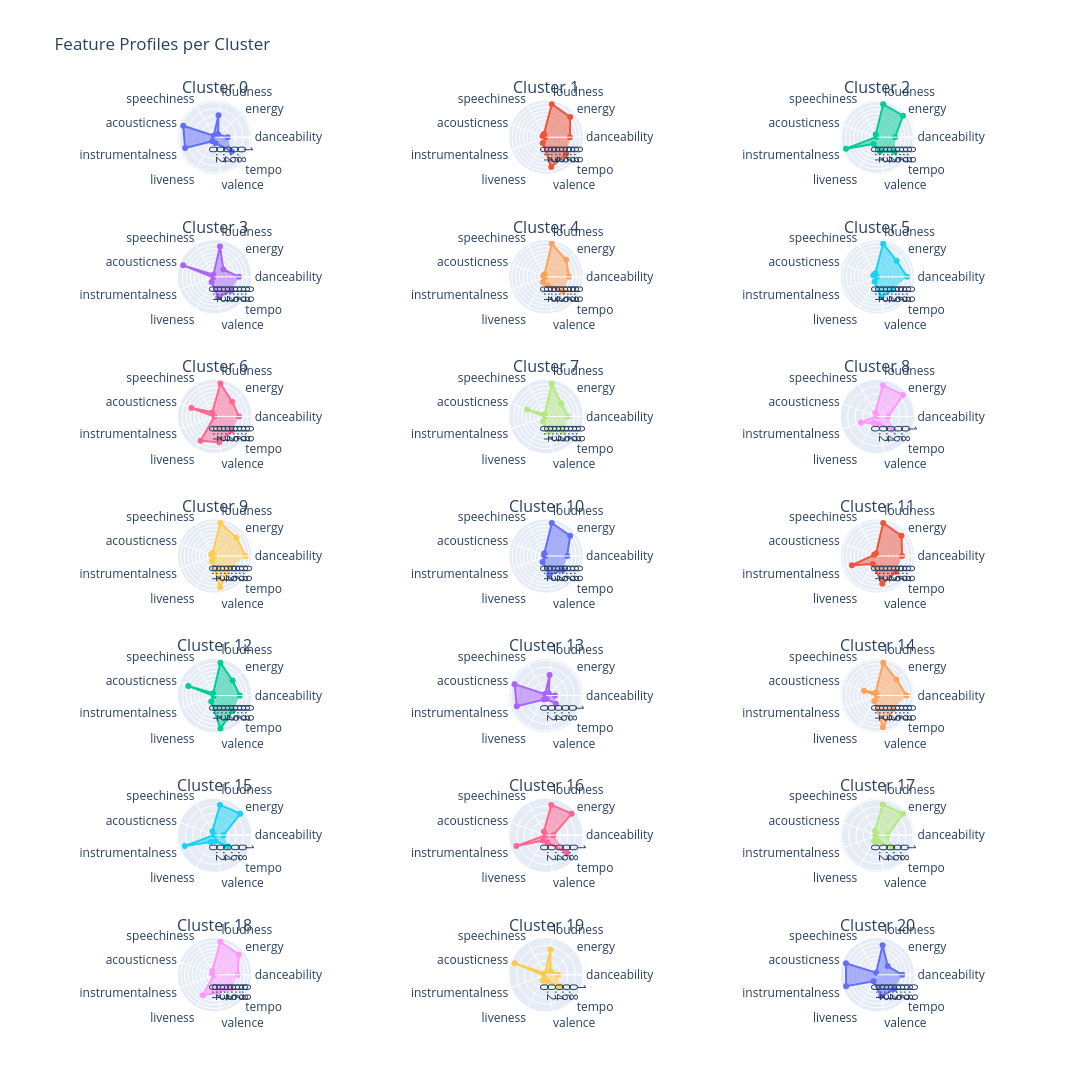

The notebook cell saved with this chart:
### Code cell
from plotly.subplots import make_subplots
import plotly.graph_objects as go

categories = filtered_songlist.columns  
scaled_songs_minmax_df['cluster'] = clusters
cluster_feature_means = scaled_songs_minmax_df.groupby('cluster').mean()

# Decide how many clusters per row
clusters_per_row = 3
num_clusters = len(cluster_feature_means)
num_rows = (num_clusters + clusters_per_row - 1) // clusters_per_row  

# Create subplot figure with polar charts
fig = make_subplots(
    rows=num_rows, cols=clusters_per_row,
    specs=[[{'type':'polar'}]*clusters_per_row]*num_rows,
    subplot_titles=[f"Cluster {c}" for c in cluster_feature_means.index]
)

# Add radar traces to subplots
row = 1
col = 1
for cluster_id in cluster_feature_means.index:
    fig.add_trace(
        go.Scatterpolar(
            r=cluster_feature_means.loc[cluster_id, categories].values,
            theta=categories,
            fill='toself',
            name=f'Cluster {cluster_id}',
            showlegend=False  # optional to hide repeated legend
        ),
        row=row,
        col=col
    )
    col += 1
    if col > clusters_per_row:
        col = 1
        row += 1

# Update layout
fig.update_layout(
    height=300*num_rows,  # adjust height per row
    width=1200,
    title_text="Feature Profiles per Cluster",
)

fig.show()

### Figure 1 — Plotly figure (JSON) as saved in the notebook; plotly's stock layout.template omitted (floating-point values rounded to 4 significant figures)
{"data": [{"fill": "toself", "name": "Cluster 0", "r": [0.3703, 0.1271, 0.6287, 0.04943, 0.9445, 0.8859, 0.1286, 0.1701, 0.6294], "showlegend": false, "subplot": "polar", "theta": ["danceability", "energy", "loudness", "speechiness", "acousticness", "instrumentalness", "liveness", "valence", "tempo"], "type": "scatterpolar"}, {"fill": "toself", "name": "Cluster 1", "r": [0.6352, 0.833, 0.8856, 0.1044, 0.09929, 0.01745, 0.1734, 0.8012, 0.6935], "showlegend": false, "subplot": "polar2", "theta": ["danceability", "energy", "loudness", "speechiness", "acousticness", "instrumentalness", "liveness", "valence", "tempo"], "type": "scatterpolar"}, {"fill": "toself", "name": "Cluster 2", "r": [0.4449, 0.8379, 0.8393, 0.08128, 0.02194, 0.8368, 0.1937, 0.3666, 0.5693], "showlegend": false, "subplot": "polar3", "theta": ["danceability", "energy", "loudness", "speechiness", "acousticness", "instrumentalness", "liveness", "valence", "tempo"], "type": "scatterpolar"}, {"fill": "toself", "name": "Cluster 3", "r": [0.6037, 0.2828, 0.7636, 0.05709, 0.8284, 0.03483, 0.1499, 0.5134, 0.537], "showlegend": false, "subplot": "polar4", "theta": ["danceability", "energy", "loudness", "speechiness", "acousticness", "instrumentalness", "liveness", "valence", "tempo"], "type": "scatterpolar"}, {"fill": "toself", "name": "Cluster 4", "r": [0.6028, 0.6941, 0.8797, 0.07601, 0.07518, 0.01659, 0.1599, 0.2331, 0.5907], "showlegend": false, "subplot": "polar5", "theta": ["danceability", "energy", "loudness", "speechiness", "acousticness", "instrumentalness", "liveness", "valence", "tempo"], "type": "scatterpolar"}, {"fill": "toself", "name": "Cluster 5", "r": [0.7701, 0.6506, 0.8685, 0.1091, 0.1134, 0.01103, 0.1414, 0.5416, 0.5151], "showlegend": false, "subplot": "polar6", "theta": ["danceability", "energy", "loudness", "speechiness", "acousticness", "instrumentalness", "liveness", "valence", "tempo"], "type": "scatterpolar"}, {"fill": "toself", "name": "Cluster 6", "r": [0.6009, 0.5623, 0.8232, 0.1154, 0.6064, 0.00386, 0.6891, 0.647, 0.5481], "showlegend": false, "subplot": "polar7", "theta": ["danceability", "energy", "loudness", "speechiness", "acousticness", "instrumentalness", "liveness", "valence", "tempo"], "type": "scatterpolar"}, {"fill": "toself", "name": "Cluster 7", "r": [0.5453, 0.4941, 0.8302, 0.0613, 0.4992, 0.02145, 0.1493, 0.3884, 0.5592], "showlegend": false, "subplot": "polar8", "theta": ["danceability", "energy", "loudness", "speechiness", "acousticness", "instrumentalness", "liveness", "valence", "tempo"], "type": "scatterpolar"}, {"fill": "toself", "name": "Cluster 8", "r": [0.2962, 0.9042, 0.8534, 0.1162, 0.01036, 0.4737, 0.2045, 0.2161, 0.5601], "showlegend": false, "subplot": "polar9", "theta": ["danceability", "energy", "loudness", "speechiness", "acousticness", "instrumentalness", "liveness", "valence", "tempo"], "type": "scatterpolar"}, {"fill": "toself", "name": "Cluster 9", "r": [0.8122, 0.7461, 0.8787, 0.101, 0.09733, 0.008384, 0.1459, 0.8344, 0.5066], "showlegend": false, "subplot": "polar10", "theta": ["danceability", "energy", "loudness", "speechiness", "acousticness", "instrumentalness", "liveness", "valence", "tempo"], "type": "scatterpolar"}, {"fill": "toself", "name": "Cluster 10", "r": [0.5637, 0.8397, 0.8934, 0.08785, 0.05266, 0.02722, 0.1849, 0.5072, 0.5855], "showlegend": false, "subplot": "polar11", "theta": ["danceability", "energy", "loudness", "speechiness", "acousticness", "instrumentalness", "liveness", "valence", "tempo"], "type": "scatterpolar"}, {"fill": "toself", "name": "Cluster 11", "r": [0.6392, 0.8114, 0.8647, 0.07176, 0.08743, 0.6992, 0.2393, 0.7265, 0.6329], "showlegend": false, "subplot": "polar12", "theta": ["danceability", "energy", "loudness", "speechiness", "acousticness", "instrumentalness", "liveness", "valence", "tempo"], "type": "scatterpolar"}, {"fill": "toself", "name": "Cluster 12", "r": [0.6288, 0.5806, 0.8292, 0.06958, 0.6941, 0.02428, 0.1675, 0.8312, 0.5878], "showlegend": false, "subplot": "polar13", "theta": ["danceability", "energy", "loudness", "speechiness", "acousticness", "instrumentalness", "liveness", "valence", "tempo"], "type": "scatterpolar"}, {"fill": "toself", "name": "Cluster 13", "r": [0.2546, 0.1023, 0.5916, 0.04825, 0.95, 0.8825, 0.1282, 0.1009, 0.3649], "showlegend": false, "subplot": "polar14", "theta": ["danceability", "energy", "loudness", "speechiness", "acousticness", "instrumentalness", "liveness", "valence", "tempo"], "type": "scatterpolar"}, {"fill": "toself", "name": "Cluster 14", "r": [0.7388, 0.6255, 0.8427, 0.08962, 0.3587, 0.01289, 0.157, 0.8079, 0.5214], "showlegend": false, "subplot": "polar15", "theta": ["danceability", "energy", "loudness", "speechiness", "acousticness", "instrumentalness", "liveness", "valence", "tempo"], "type": "scatterpolar"}, {"fill": "toself", "name": "Cluster 15", "r": [0.2439, 0.9178, 0.8433, 0.1246, 0.01084, 0.8676, 0.2183, 0.1681, 0.4827], "showlegend": false, "subplot": "polar16", "theta": ["danceability", "energy", "loudness", "speechiness", "acousticness", "instrumentalness", "liveness", "valence", "tempo"], "type": "scatterpolar"}, {"fill": "toself", "name": "Cluster 16", "r": [0.2028, 0.9161, 0.8401, 0.1166, 0.002504, 0.8591, 0.1701, 0.2063, 0.7419], "showlegend": false, "subplot": "polar17", "theta": ["danceability", "energy", "loudness", "speechiness", "acousticness", "instrumentalness", "liveness", "valence", "tempo"], "type": "scatterpolar"}, {"fill": "toself", "name": "Cluster 17", "r": [0.292, 0.9393, 0.8713, 0.1371, 0.005991, 0.05965, 0.1891, 0.1866, 0.5629], "showlegend": false, "subplot": "polar18", "theta": ["danceability", "energy", "loudness", "speechiness", "acousticness", "instrumentalness", "liveness", "valence", "tempo"], "type": "scatterpolar"}, {"fill": "toself", "name": "Cluster 18", "r": [0.619, 0.8403, 0.893, 0.1238, 0.07195, 0.01664, 0.6284, 0.481, 0.5729], "showlegend": false, "subplot": "polar19", "theta": ["danceability", "energy", "loudness", "speechiness", "acousticness", "instrumentalness", "liveness", "valence", "tempo"], "type": "scatterpolar"}, {"fill": "toself", "name": "Cluster 19", "r": [0.3461, 0.1609, 0.699, 0.0468, 0.9157, 0.05293, 0.1786, 0.1759, 0.4901], "showlegend": false, "subplot": "polar20", "theta": ["danceability", "energy", "loudness", "speechiness", "acousticness", "instrumentalness", "liveness", "valence", "tempo"], "type": "scatterpolar"}, {"fill": "toself", "name": "Cluster 20", "r": [0.6027, 0.3265, 0.7265, 0.05817, 0.8098, 0.8056, 0.1833, 0.5283, 0.5374], "showlegend": false, "subplot": "polar21", "theta": ["danceability", "energy", "loudness", "speechiness", "acousticness", "instrumentalness", "liveness", "valence", "tempo"], "type": "scatterpolar"}], "layout": {"annotations": [{"font": {"size": 16}, "showarrow": false, "text": "Cluster 0", "x": 0.1444, "xanchor": "center", "xref": "paper", "y": 1.0, "yanchor": "bottom", "yref": "paper"}, {"font": {"size": 16}, "showarrow": false, "text": "Cluster 1", "x": 0.5, "xanchor": "center", "xref": "paper", "y": 1.0, "yanchor": "bottom", "yref": "paper"}, {"font": {"size": 16}, "showarrow": false, "text": "Cluster 2", "x": 0.8556, "xanchor": "center", "xref": "paper", "y": 1.0, "yanchor": "bottom", "yref": "paper"}, {"font": {"size": 16}, "showarrow": false, "text": "Cluster 3", "x": 0.1444, "xanchor": "center", "xref": "paper", "y": 0.8469, "yanchor": "bottom", "yref": "paper"}, {"font": {"size": 16}, "showarrow": false, "text": "Cluster 4", "x": 0.5, "xanchor": "center", "xref": "paper", "y": 0.8469, "yanchor": "bottom", "yref": "paper"}, {"font": {"size": 16}, "showarrow": false, "text": "Cluster 5", "x": 0.8556, "xanchor": "center", "xref": "paper", "y": 0.8469, "yanchor": "bottom", "yref": "paper"}, {"font": {"size": 16}, "showarrow": false, "text": "Cluster 6", "x": 0.1444, "xanchor": "center", "xref": "paper", "y": 0.6939, "yanchor": "bottom", "yref": "paper"}, {"font": {"size": 16}, "showarrow": false, "text": "Cluster 7", "x": 0.5, "xanchor": "center", "xref": "paper", "y": 0.6939, "yanchor": "bottom", "yref": "paper"}, {"font": {"size": 16}, "showarrow": false, "text": "Cluster 8", "x": 0.8556, "xanchor": "center", "xref": "paper", "y": 0.6939, "yanchor": "bottom", "yref": "paper"}, {"font": {"size": 16}, "showarrow": false, "text": "Cluster 9", "x": 0.1444, "xanchor": "center", "xref": "paper", "y": 0.5408, "yanchor": "bottom", "yref": "paper"}, {"font": {"size": 16}, "showarrow": false, "text": "Cluster 10", "x": 0.5, "xanchor": "center", "xref": "paper", "y": 0.5408, "yanchor": "bottom", "yref": "paper"}, {"font": {"size": 16}, "showarrow": false, "text": "Cluster 11", "x": 0.8556, "xanchor": "center", "xref": "paper", "y": 0.5408, "yanchor": "bottom", "yref": "paper"}, {"font": {"size": 16}, "showarrow": false, "text": "Cluster 12", "x": 0.1444, "xanchor": "center", "xref": "paper", "y": 0.3878, "yanchor": "bottom", "yref": "paper"}, {"font": {"size": 16}, "showarrow": false, "text": "Cluster 13", "x": 0.5, "xanchor": "center", "xref": "paper", "y": 0.3878, "yanchor": "bottom", "yref": "paper"}, {"font": {"size": 16}, "showarrow": false, "text": "Cluster 14", "x": 0.8556, "xanchor": "center", "xref": "paper", "y": 0.3878, "yanchor": "bottom", "yref": "paper"}, {"font": {"size": 16}, "showarrow": false, "text": "Cluster 15", "x": 0.1444, "xanchor": "center", "xref": "paper", "y": 0.2347, "yanchor": "bottom", "yref": "paper"}, {"font": {"size": 16}, "showarrow": false, "text": "Cluster 16", "x": 0.5, "xanchor": "center", "xref": "paper", "y": 0.2347, "yanchor": "bottom", "yref": "paper"}, {"font": {"size": 16}, "showarrow": false, "text": "Cluster 17", "x": 0.8556, "xanchor": "center", "xref": "paper", "y": 0.2347, "yanchor": "bottom", "yref": "paper"}, {"font": {"size": 16}, "showarrow": false, "text": "Cluster 18", "x": 0.1444, "xanchor": "center", "xref": "paper", "y": 0.08163, "yanchor": "bottom", "yref": "paper"}, {"font": {"size": 16}, "showarrow": false, "text": "Cluster 19", "x": 0.5, "xanchor": "center", "xref": "paper", "y": 0.08163, "yanchor": "bottom", "yref": "paper"}, {"font": {"size": 16}, "showarrow": false, "text": "Cluster 20", "x": 0.8556, "xanchor": "center", "xref": "paper", "y": 0.08163, "yanchor": "bottom", "yref": "paper"}], "height": 2100, "polar": {"domain": {"x": [0, 0.2889], "y": [0.9184, 1.0]}}, "polar10": {"domain": {"x": [0, 0.2889], "y": [0.4592, 0.5408]}}, "polar11": {"domain": {"x": [0.3556, 0.6444], "y": [0.4592, 0.5408]}}, "polar12": {"domain": {"x": [0.7111, 1], "y": [0.4592, 0.5408]}}, "polar13": {"domain": {"x": [0, 0.2889], "y": [0.3061, 0.3878]}}, "polar14": {"domain": {"x": [0.3556, 0.6444], "y": [0.3061, 0.3878]}}, "polar15": {"domain": {"x": [0.7111, 1], "y": [0.3061, 0.3878]}}, "polar16": {"domain": {"x": [0, 0.2889], "y": [0.1531, 0.2347]}}, "polar17": {"domain": {"x": [0.3556, 0.6444], "y": [0.1531, 0.2347]}}, "polar18": {"domain": {"x": [0.7111, 1], "y": [0.1531, 0.2347]}}, "polar19": {"domain": {"x": [0, 0.2889], "y": [0, 0.08163]}}, "polar2": {"domain": {"x": [0.3556, 0.6444], "y": [0.9184, 1.0]}}, "polar20": {"domain": {"x": [0.3556, 0.6444], "y": [0, 0.08163]}}, "polar21": {"domain": {"x": [0.7111, 1], "y": [0, 0.08163]}}, "polar3": {"domain": {"x": [0.7111, 1], "y": [0.9184, 1.0]}}, "polar4": {"domain": {"x": [0, 0.2889], "y": [0.7653, 0.8469]}}, "polar5": {"domain": {"x": [0.3556, 0.6444], "y": [0.7653, 0.8469]}}, "polar6": {"domain": {"x": [0.7111, 1], "y": [0.7653, 0.8469]}}, "polar7": {"domain": {"x": [0, 0.2889], "y": [0.6122, 0.6939]}}, "polar8": {"domain": {"x": [0.3556, 0.6444], "y": [0.6122, 0.6939]}}, "polar9": {"domain": {"x": [0.7111, 1], "y": [0.6122, 0.6939]}}, "title": {"text": "Feature Profiles per Cluster"}, "width": 1200}}
